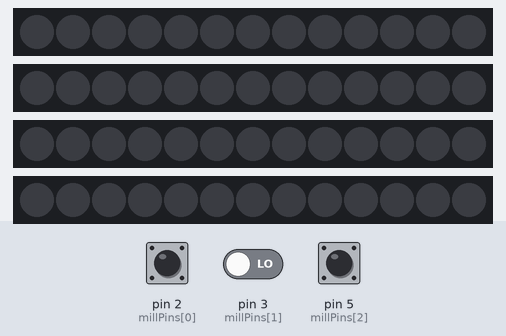
The sketch below on a simulated Arduino Uno, built with avr-gcc and run on an emulated ATmega328P. Parts: 4 × 13 RGB LEDs in strip order, left to right. The inputs (shaded band) are chosen by the test bench; at power-on: pin 2 (millPins[0]) LOW, pin 5 (millPins[2]) LOW, pin 3 (millPins[1]) LOW. Dim RGB values are drawn brighter than linear.

Above: at 1.2 s.
1.3 s: pin 2 (millPins[0]) pulsed HIGH 5 times (0.12 s each, 0.3 s apart)
At 3.12 s:
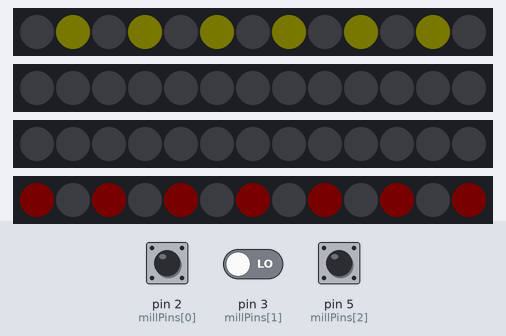
4.9 s: pin 5 (millPins[2]) pulsed HIGH 5 times (0.12 s each, 0.3 s apart)
At 5.65 s:
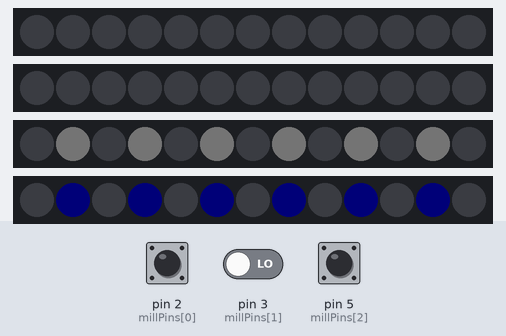
At 6.15 s:
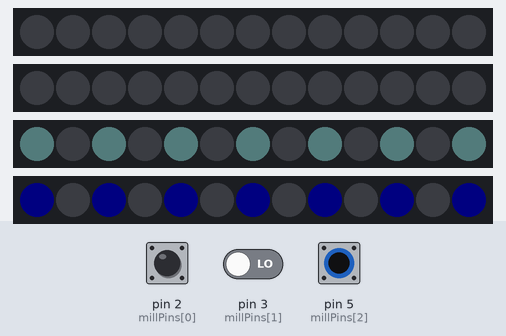
Timing chart, 0 to 7.9 s (numbered marks = the images above; inputs shaded):
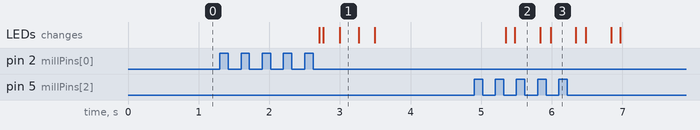

Measured:
- after the input at 1.3 s, the LEDs: first change after 1.4 s (image 1 shows a later state)
- after the input at 4.9 s, the LEDs: first change after 0.45 s (image 2 shows a later state)

The sketch:

Main.ino
```cpp
#include <Adafruit_NeoPixel.h>

//pin definition for LED Color Data
#define PIN 6
#define PIN2 9
#define PIN3 11
#define PIN4 13


#define EnergyRange 100  //energy range, generated by windmilss
#define EnergyAmp 2      // energy amplicatoin co-efficients. higher value leads to brigher light
#define EnergyDissipate 3  // energy dissipation co-efficients. higher value leads to fast dimming

// Parameter 1 = number of pixels in strip
// Parameter 2 = Arduino pin number (most are valid)
// Parameter 3 = pixel type flags, add together as needed:
//   NEO_KHZ800  800 KHz bitstream (most NeoPixel products w/WS2812 LEDs)
//   NEO_KHZ400  400 KHz (classic 'v1' (not v2) FLORA pixels, WS2811 drivers)
//   NEO_GRB     Pixels are wired for GRB bitstream (most NeoPixel products)
//   NEO_RGB     Pixels are wired for RGB bitstream (v1 FLORA pixels, not v2)
Adafruit_NeoPixel strip = Adafruit_NeoPixel(13, PIN, NEO_GRB + NEO_KHZ800);
Adafruit_NeoPixel strip2 = Adafruit_NeoPixel(13, PIN2, NEO_GRB + NEO_KHZ800);
Adafruit_NeoPixel strip3 = Adafruit_NeoPixel(13, PIN3, NEO_GRB + NEO_KHZ800);
Adafruit_NeoPixel strip4 = Adafruit_NeoPixel(13, PIN4, NEO_GRB + NEO_KHZ800);

// IMPORTANT: To reduce NeoPixel burnout risk, add 1000 uF capacitor across
// pixel power leads, add 300 - 500 Ohm resistor on first pixel's data input
// and minimize distance between Arduino and first pixel.  Avoid connecting
// on a live circuit...if you must, connect GND first.
int stage;

/*****************WINDMILLS*******************************/
const int numMills = 3;              // How many windmills are there
const int millPins[] = {2, 3, 5};    // Which pins the windmills are attached to, given in RGB order
const int ledPins[] = {9, 10, 11};   // Which pins the LEDs are attached to, given in RGB order

unsigned long pulseCountWindowLength = 100;  // Length of time in which signal pulses are counted (in milliseconds)

int pulseCount[] = {0,0,0};             // Counter for number of pulses which occur in the pulseCountWindowLenght (for windmills in RGB order)

int millStates[] = {HIGH, HIGH, HIGH};  // Tracks the previous state for each windmill (high or low).  Used to detect pulses via state change

unsigned long pulseCountStartTime = 0;  // Start time for each pulse count window.

// These variables are used locally below, but are declared globally to save the minor overhead necessary to create new variables (probably unnecessary
int millVal = LOW;  // The current value of a windmill
int cnt = 0;  // A loop counter

int energy[] = {0,0,0,0};

void setup()
{
  stage=0;
  strip.begin();
  strip.show(); // Initialize all pixels to 'off'
  strip2.begin();
  strip2.show(); // Initialize all pixels to 'off'
  strip3.begin();
  strip3.show(); // Initialize all pixels to 'off'
  strip4.begin();
  strip4.show(); // Initialize all pixels to 'off'
    // Setup pin modes and initialize windmill states from sensor data

  for(cnt=0; cnt < numMills; cnt++) {
    pinMode(millPins[cnt], INPUT);
    //pinMode(ledPins[cnt], OUTPUT);
    millStates[cnt] = digitalRead( millPins[cnt] );
  }

  pulseCountStartTime = millis();

}

void loop() {

   int colorR,colorG,colorB;

   for(cnt = 0; cnt < numMills; cnt++) {
        pulseCount[cnt] = 0; // reset pulse count
   }
   pulseCountStartTime = millis();
   pulseCountWindowLength=200;
   while(millis() - pulseCountStartTime < pulseCountWindowLength){
    for(cnt = 0; cnt < numMills; cnt++) {
      // Read current windmill state
      millVal = digitalRead(millPins[cnt]);

    // If the state changed
      if ( millVal != millStates[cnt] ) {  // Check each windmill for a state change
        millStates[cnt] = millVal; // update state
        pulseCount[cnt]++; // count pulse
      }

    }

  delay(10);
   }

  // If we've reached the end of the pulse count window


  // measure the energy obtained from windmills
  if(energy[0]<=100) energy[0]=energy[0]+pulseCount[0]*EnergyAmp;
  if(energy[1]<=100) energy[1]=energy[1]+pulseCount[1]*EnergyAmp;
  if(energy[2]<=100) energy[2]=energy[2]+pulseCount[2]*EnergyAmp;

  // Energy dissipates over time
  if(energy[0]>=EnergyDissipate) energy[0]-=EnergyDissipate;
    else energy[0]=0;
  if(energy[1]>=EnergyDissipate) energy[1]-=EnergyDissipate;
    else energy[1]=0;
  if(energy[2]>=EnergyDissipate) energy[2]-=EnergyDissipate;
    else energy[2]=0;
  if(energy[0]>0) {
    colorR=map(energy[0],0,EnergyRange,0,255);
    if(colorR>255) colorR=255;
    colorWipe(strip.Color(colorR, colorR, 0), 5); // Red
  } else {
    colorWipe(strip.Color(0, 0, 0), 5); // Red
  }

  //map each energy to each LED group
  if(energy[1]>0) {
    colorR=map(energy[1],0,EnergyRange,0,200);
    if(colorR>255) colorR=255;
    colorB=map(energy[1],0,EnergyRange,0,100);
    if(colorB>255) colorB=255;

    colorWipe2(strip.Color(colorR, colorR, colorB), 5); // Red
  } else {
    colorWipe2(strip.Color(0, 0, 0), 5); // Red
  }
  if(energy[2]>0) {
    colorR=map(energy[2],0,EnergyRange,0,100);
    if(colorR>255) colorR=255;
    colorB=map(energy[2],0,EnergyRange,0,150);
    if(colorB>255) colorB=255;

    colorWipe3(strip.Color(colorR, colorB, colorB), 5); // Red
  } else {
    colorWipe3(strip.Color(0, 0, 0), 5); // Red
  }


  //Mixing 3 kinds of energy to generate RGB-colored LED
  colorR=map(energy[0],0,EnergyRange,0,255);
  colorG=map(energy[1],0,EnergyRange,0,255);
  colorB=map(energy[2],0,EnergyRange,0,255);
    if(colorR>255) colorR=255;
    if(colorG>255) colorG=255;
    if(colorB>255) colorB=255;

    colorWipe4(strip.Color(colorR, colorG, colorB), 5); // Red

  stage++;

}

// Fill the LED dots one after the other with a color
void colorWipe(uint32_t c, uint8_t wait) {
  uint32_t voidC=strip.Color(0,0,0);
  uint32_t appC;
  for(uint16_t i=0; i<strip.numPixels(); i++) {
      if(i%2 == stage/10 % 2) appC=voidC;
        else appC=c;
      strip.setPixelColor(i, appC);
      strip.show();
      delay(wait);
  }
}
void colorWipe2(uint32_t c, uint8_t wait) {
  uint32_t voidC=strip.Color(0,0,0);
  uint32_t appC;
  for(uint16_t i=0; i<strip2.numPixels(); i++) {
    if(i%3 == stage % 3) appC=voidC;
        else appC=c;
      strip2.setPixelColor(i, appC);
      strip2.show();
      delay(wait);
  }
}

void colorWipe3(uint32_t c, uint8_t wait) {
   uint32_t voidC=strip.Color(0,0,0);
  uint32_t appC;
  for(uint16_t i=0; i<strip3.numPixels(); i++) {
    if(i%2 == stage % 2) appC=voidC;
        else appC=c;
    strip3.setPixelColor(i, appC);
      strip3.show();
      delay(wait);
  }
}

void colorWipe4(uint32_t c, uint8_t wait) {
   uint32_t voidC=strip.Color(0,0,0);
  uint32_t appC;
  for(uint16_t i=0; i<strip4.numPixels(); i++) {
      if(i%2 == stage % 2) appC=voidC;
        else appC=c;
        strip4.setPixelColor(i, appC);
      strip4.show();
      delay(wait);
  }
}
```
